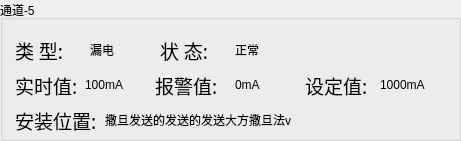
  <widget class="QGroupBox" name="gBoxAble_5">
   <property name="enabled">
    <bool>true</bool>
   </property>
   <property name="geometry">
    <rect>
     <x>40</x>
     <y>365</y>
     <width>461</width>
     <height>141</height>
    </rect>
   </property>
   <property name="focusPolicy">
    <enum>Qt::NoFocus</enum>
   </property>
   <property name="title">
    <string>通道-5</string>
   </property>
   <property name="checkable">
    <bool>false</bool>
   </property>
   <property name="checked">
    <bool>false</bool>
   </property>
   <widget class="QLabel" name="lbDesAddr_21">
    <property name="geometry">
     <rect>
      <x>15</x>
      <y>35</y>
      <width>66</width>
      <height>30</height>
     </rect>
    </property>
    <property name="font">
     <font>
      <family>文泉驿等宽微米黑</family>
      <pointsize>14</pointsize>
      <weight>50</weight>
      <italic>false</italic>
      <bold>false</bold>
     </font>
    </property>
    <property name="text">
     <string>类 型:</string>
    </property>
   </widget>
   <widget class="QLabel" name="lbPort_5">
    <property name="geometry">
     <rect>
      <x>15</x>
      <y>100</y>
      <width>110</width>
      <height>40</height>
     </rect>
    </property>
    <property name="font">
     <font>
      <family>文泉驿等宽微米黑</family>
      <pointsize>14</pointsize>
      <weight>50</weight>
      <italic>false</italic>
      <bold>false</bold>
     </font>
    </property>
    <property name="text">
     <string>安装位置:</string>
    </property>
   </widget>
   <widget class="QLabel" name="label_43">
    <property name="geometry">
     <rect>
      <x>90</x>
      <y>35</y>
      <width>50</width>
      <height>30</height>
     </rect>
    </property>
    <property name="text">
     <string>漏电</string>
    </property>
   </widget>
   <widget class="QLabel" name="lbDesAddr_22">
    <property name="geometry">
     <rect>
      <x>15</x>
      <y>70</y>
      <width>76</width>
      <height>30</height>
     </rect>
    </property>
    <property name="font">
     <font>
      <family>文泉驿等宽微米黑</family>
      <pointsize>14</pointsize>
      <weight>50</weight>
      <italic>false</italic>
      <bold>false</bold>
     </font>
    </property>
    <property name="text">
     <string>实时值:</string>
    </property>
   </widget>
   <widget class="QLabel" name="lbDesAddr_23">
    <property name="geometry">
     <rect>
      <x>155</x>
      <y>70</y>
      <width>76</width>
      <height>30</height>
     </rect>
    </property>
    <property name="font">
     <font>
      <family>文泉驿等宽微米黑</family>
      <pointsize>14</pointsize>
      <weight>50</weight>
      <italic>false</italic>
      <bold>false</bold>
     </font>
    </property>
    <property name="text">
     <string>报警值:</string>
    </property>
   </widget>
   <widget class="QLabel" name="lbDesAddr_24">
    <property name="geometry">
     <rect>
      <x>305</x>
      <y>70</y>
      <width>76</width>
      <height>30</height>
     </rect>
    </property>
    <property name="font">
     <font>
      <family>文泉驿等宽微米黑</family>
      <pointsize>14</pointsize>
      <weight>50</weight>
      <italic>false</italic>
      <bold>false</bold>
     </font>
    </property>
    <property name="text">
     <string>设定值:</string>
    </property>
   </widget>
   <widget class="QLabel" name="label_44">
    <property name="geometry">
     <rect>
      <x>235</x>
      <y>35</y>
      <width>50</width>
      <height>30</height>
     </rect>
    </property>
    <property name="text">
     <string>正常</string>
    </property>
   </widget>
   <widget class="QLabel" name="lbDesAddr_25">
    <property name="geometry">
     <rect>
      <x>160</x>
      <y>35</y>
      <width>61</width>
      <height>30</height>
     </rect>
    </property>
    <property name="font">
     <font>
      <family>文泉驿等宽微米黑</family>
      <pointsize>14</pointsize>
      <weight>50</weight>
      <italic>false</italic>
      <bold>false</bold>
     </font>
    </property>
    <property name="text">
     <string>状 态:</string>
    </property>
   </widget>
   <widget class="QLabel" name="label_45">
    <property name="geometry">
     <rect>
      <x>85</x>
      <y>70</y>
      <width>61</width>
      <height>30</height>
     </rect>
    </property>
    <property name="text">
     <string>100mA</string>
    </property>
   </widget>
   <widget class="QLabel" name="label_46">
    <property name="geometry">
     <rect>
      <x>235</x>
      <y>70</y>
      <width>51</width>
      <height>30</height>
     </rect>
    </property>
    <property name="text">
     <string>0mA</string>
    </property>
   </widget>
   <widget class="QLabel" name="label_47">
    <property name="geometry">
     <rect>
      <x>380</x>
      <y>70</y>
      <width>71</width>
      <height>30</height>
     </rect>
    </property>
    <property name="text">
     <string>1000mA</string>
    </property>
   </widget>
   <widget class="QLabel" name="label_48">
    <property name="geometry">
     <rect>
      <x>105</x>
      <y>105</y>
      <width>346</width>
      <height>30</height>
     </rect>
    </property>
    <property name="text">
     <string>撒旦发送的发送的发送大方撒旦法v</string>
    </property>
   </widget>
  </widget>
